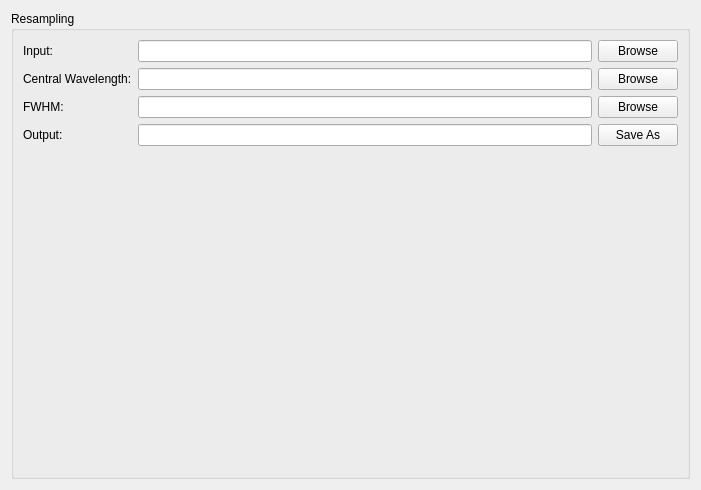
<?xml version="1.0" encoding="UTF-8"?>
<ui version="4.0">
 <class>Form</class>
 <widget class="QWidget" name="Form">
  <property name="geometry">
   <rect>
    <x>0</x>
    <y>0</y>
    <width>701</width>
    <height>490</height>
   </rect>
  </property>
  <property name="windowTitle">
   <string>Form</string>
  </property>
  <layout class="QHBoxLayout" name="horizontalLayout">
   <item>
    <widget class="QGroupBox" name="groupBox">
     <property name="title">
      <string>Resampling </string>
     </property>
     <layout class="QGridLayout" name="gridLayout_2">
      <item row="0" column="2">
       <widget class="QLineEdit" name="lineEdit_3"/>
      </item>
      <item row="0" column="3">
       <widget class="QPushButton" name="pushButton">
        <property name="text">
         <string>Browse</string>
        </property>
       </widget>
      </item>
      <item row="6" column="0">
       <widget class="QLabel" name="label_5">
        <property name="text">
         <string/>
        </property>
       </widget>
      </item>
      <item row="0" column="0">
       <widget class="QLabel" name="label_2">
        <property name="text">
         <string>Input:</string>
        </property>
       </widget>
      </item>
      <item row="1" column="0">
       <widget class="QLabel" name="label">
        <property name="text">
         <string>Central Wavelength:</string>
        </property>
       </widget>
      </item>
      <item row="2" column="0">
       <widget class="QLabel" name="label_3">
        <property name="text">
         <string>FWHM:</string>
        </property>
       </widget>
      </item>
      <item row="3" column="0">
       <widget class="QLabel" name="label_4">
        <property name="text">
         <string>Output:</string>
        </property>
       </widget>
      </item>
      <item row="1" column="3">
       <widget class="QPushButton" name="pushButton_3">
        <property name="text">
         <string>Browse</string>
        </property>
       </widget>
      </item>
      <item row="2" column="3">
       <widget class="QPushButton" name="pushButton_4">
        <property name="text">
         <string>Browse</string>
        </property>
       </widget>
      </item>
      <item row="3" column="3">
       <widget class="QPushButton" name="pushButton_2">
        <property name="text">
         <string>Save As</string>
        </property>
       </widget>
      </item>
      <item row="1" column="2">
       <widget class="QLineEdit" name="lineEdit"/>
      </item>
      <item row="2" column="2">
       <widget class="QLineEdit" name="lineEdit_2"/>
      </item>
      <item row="3" column="2">
       <widget class="QLineEdit" name="lineEdit_4"/>
      </item>
     </layout>
    </widget>
   </item>
  </layout>
 </widget>
 <resources/>
 <connections/>
</ui>
